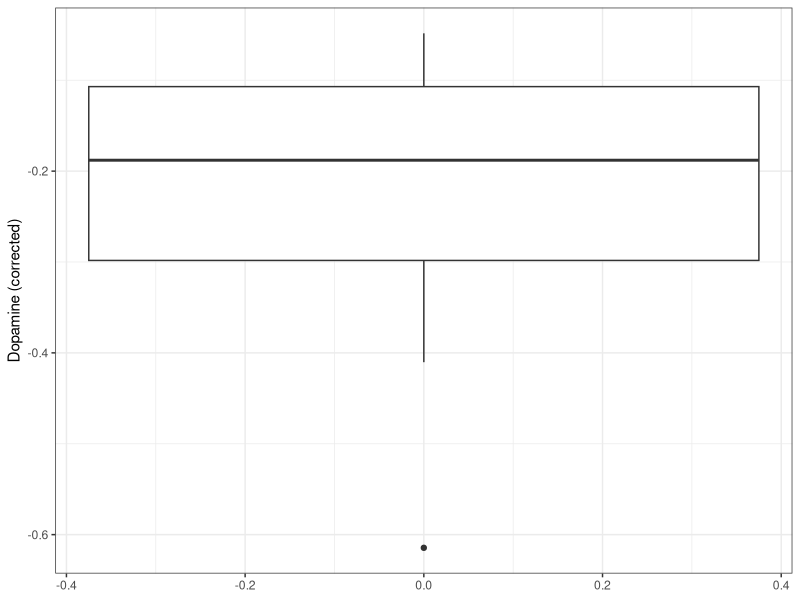
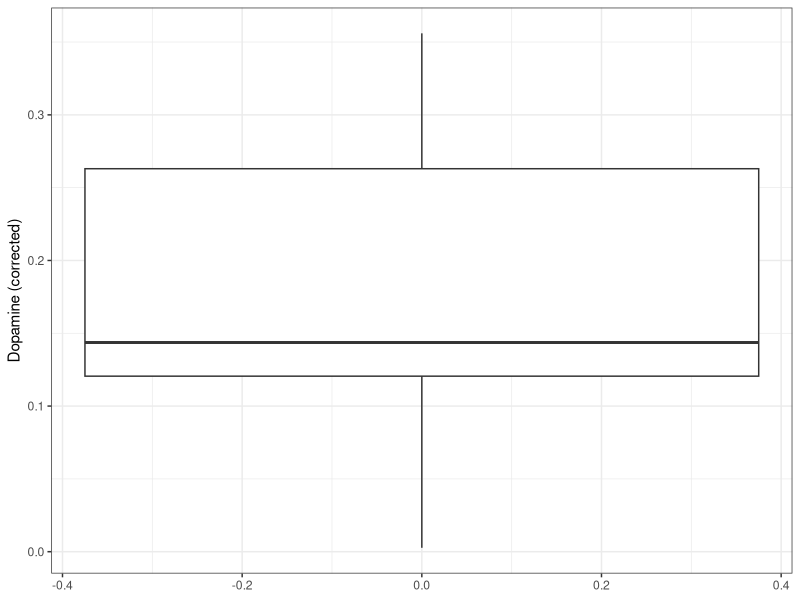
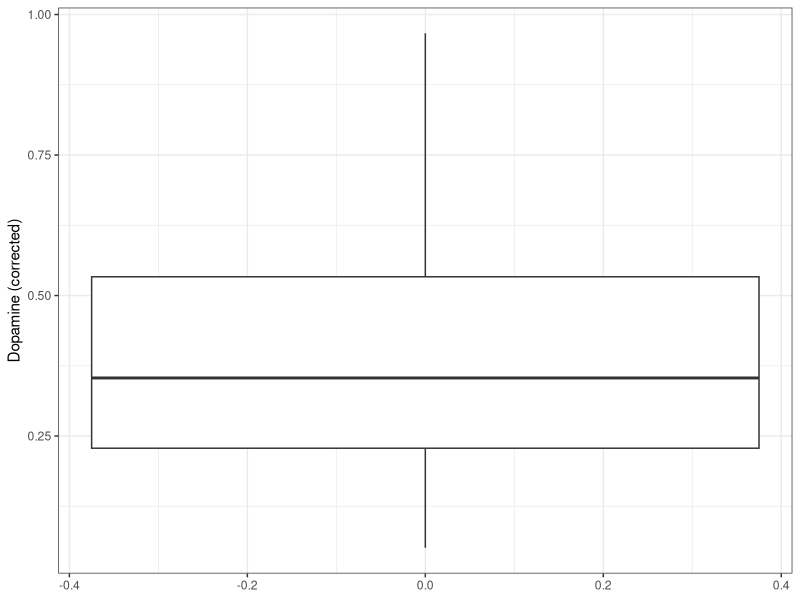

Write R code to recreate these figures, in order.
## ---- chunk 1
#| echo: false

default_chunk_hook  <- knitr::knit_hooks$get("chunk")

latex_font_size <- c("Huge", "huge", "LARGE", "Large", 
                     "large", "normalsize", "small", 
                     "footnotesize", "scriptsize", "tiny")

knitr::knit_hooks$set(chunk = function(x, options) {
  x <- default_chunk_hook(x, options)
  if(options$size %in% latex_font_size) {
    paste0("\n \\", options$size, "\n\n", 
      x, 
      "\n\n \\normalsize"
    )
  } else {
    x
  }
})
## ---- chunk 2
#| label: load-packages
#| include: false
library(tidyverse)
library(patchwork)
## ---- chunk 3
# install.packages("pwr")
library(pwr)

pwr.t.test(d = .65, sig.level = 0.05, power = 0.8, 
              type = "one.sample", alternative = "two.sided")
## ---- chunk 4
df = read_csv("BirdFartherCloserData.csv")
## ---- chunk 5
(farthermean = mean(df$Farther))
(farthersd = sd(df$Farther))
(closermean = mean(df$Closer))
(closersd = sd(df$Closer))
(diffmean = mean(df$Difference))
(diffsd = sd(df$Difference))
## ---- chunk 6
#| label: fig-box-farther
#| fig-cap: "Corrected dopamine from the worst syllable quality"
#| fig-width: 5
#| fig-height: 3
#| scale: "80%"
#| fig-align: "center"
#| size: scriptsize
ggplot(data = df, aes(x=Farther)) +
  geom_boxplot() +
  coord_flip() +
  theme_bw() + 
  labs(x = "Dopamine (corrected)",
        y = NULL)
## ---- chunk 7
#| label: fig-box-closer
#| fig-cap: "Corrected dopamine from the best syllable quality"
#| fig-width: 5
#| fig-height: 3
#| scale: "80%"
#| fig-align: "center"
#| size: scriptsize
ggplot(data = df, aes(x=Closer)) +
  geom_boxplot() +
  coord_flip() +
  theme_bw() + 
  labs(x = "Dopamine (corrected)",
        y = NULL)
## ---- chunk 8
#| label: fig-box-diff
#| fig-cap: "Difference in corrected dopamine between both syllable qualities"
#| fig-width: 5
#| fig-height: 3
#| scale: "80%"
#| fig-align: "center"
#| size: scriptsize
ggplot(data = df, aes(x=Difference)) +
  geom_boxplot() +
  coord_flip() +
  theme_bw() + 
  labs(x = "Dopamine (corrected)",
        y = NULL)
## ---- chunk 9
mu0 = 0 
t.test(df$Farther, alternative = "less", mu = mu0)
